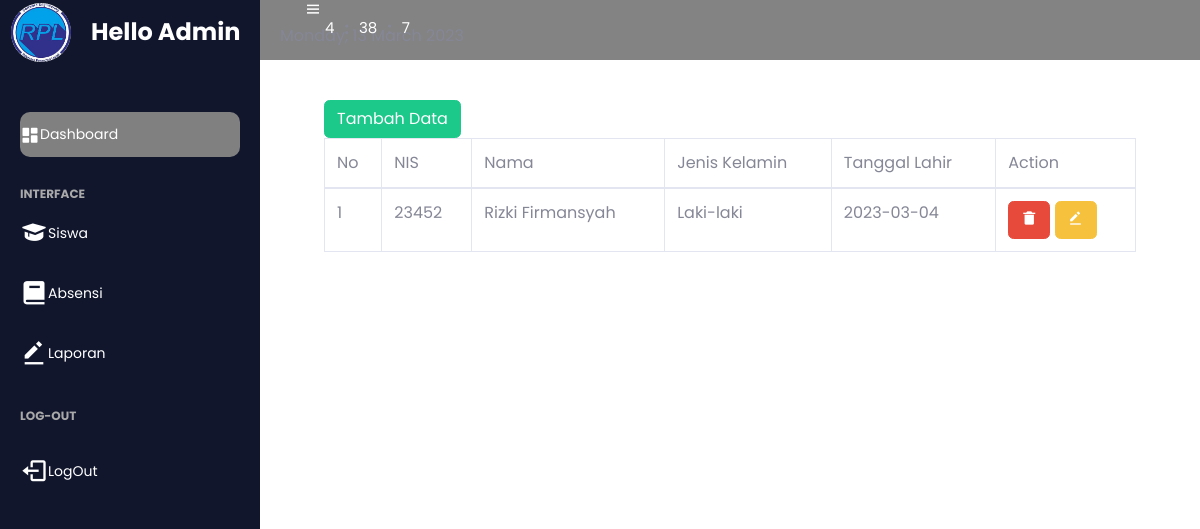
The app's page /admin/index.php?page=siswa with its own data.
### tables this page shows
CREATE TABLE `siswa` (
  `id` int(11) NOT NULL,
  `nis` varchar(11) NOT NULL,
  `nama` varchar(45) NOT NULL,
  `jenis_kelamin` enum('Laki-laki','Perempuan') NOT NULL,
  `tanggal_lahir` date NOT NULL
);

### admin/siswa.php (the view, shortened to what this page needs)
<?php
include "../bot.php";
include "../koneksi.php";
?>
<link href="vendor/fontawesome-free/css/all.min.css" rel="stylesheet" type="text/css">
<link href="css/sb-admin-2.min.css" rel="stylesheet">
<link href="vendor/datatables/dataTables.bootstrap4.min.css" rel="stylesheet">
    <section>
        <div class="container-fluid mb-5">
            <div class="card-body">
                <div class="table-responsive">
                <button type="button" class="btn btn-success"><a href="?page=tambah_data" class="text-white">Tambah Data</a></button>
                    <table class="table table-bordered mb-5" id="dataTable" width="100%" cellspacing="0">
                        <thead>
                            <tr>
                                <td>No</td>
                                <td>NIS</td>
                                <td>Nama</td>
                                <td>Jenis Kelamin</td>
                                <td>Tanggal Lahir</td>
                                <td>Action</td>
                            </tr>
                        </thead>
                        <tbody>
                            <?php
                            $query = "SELECT * FROM siswa";
                            $result= $conn->query($query);
                            $no= 1;
                            while ($data = $result->fetch_assoc()){
                            ?>
                            <tr>
                                <td><?php echo $no++;?></td>
                                <td><?php echo $data["nis"] ?></td>
                                <td><?php echo $data["nama"] ?></td>
                                <td><?php echo $data["jenis_kelamin"] ?></td>
                                <td><?php echo $data["tanggal_lahir"] ?></td>
                                <td>
                                <button class="btn btn-danger" type="button" value="" data-bs-toggle="modal" data-bs-target="#exampleModal<?php echo $data['nis'];?>"><i class='bx bxs-trash-alt' ></i></button>
                                <a href="index.php?page=edit&nis=<?php echo $data['nis']?>"><button type="button" class="btn btn-warning"><i class='bx bxs-edit-alt'></i></button></a></td>
                            </tr>
                            <?php
                            }
                            ?>
                        </tbody>
                    </table>
                </div>
            </div>
        </div>
</section>
<?php
include "../footer.php";
?>

### patch/style.css (style rules this page uses)
* { font-family: 'poppins', sans-serif; margin: 0; padding: 0; box-sizing: border-box; }
body { background-color: #b3b3b3; font-family: 'poppins',sans-serif; }
html { overflow: hidden; }
.table { border-radius: 10px; }

### records on screen
siswa: nis "23452", nama "Rizki Firmansyah", jenis_kelamin "Laki-laki", tanggal_lahir "2023-03-04"
